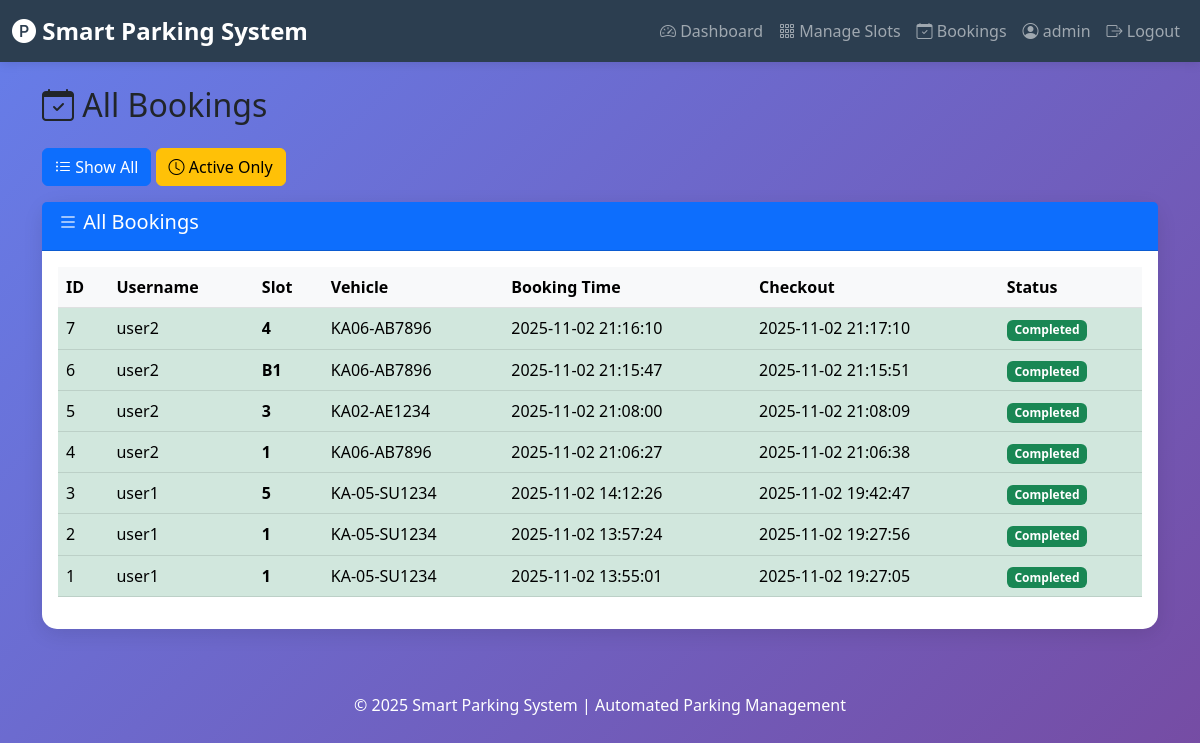
Before: /admin/bookings (signed in) with the older database file.
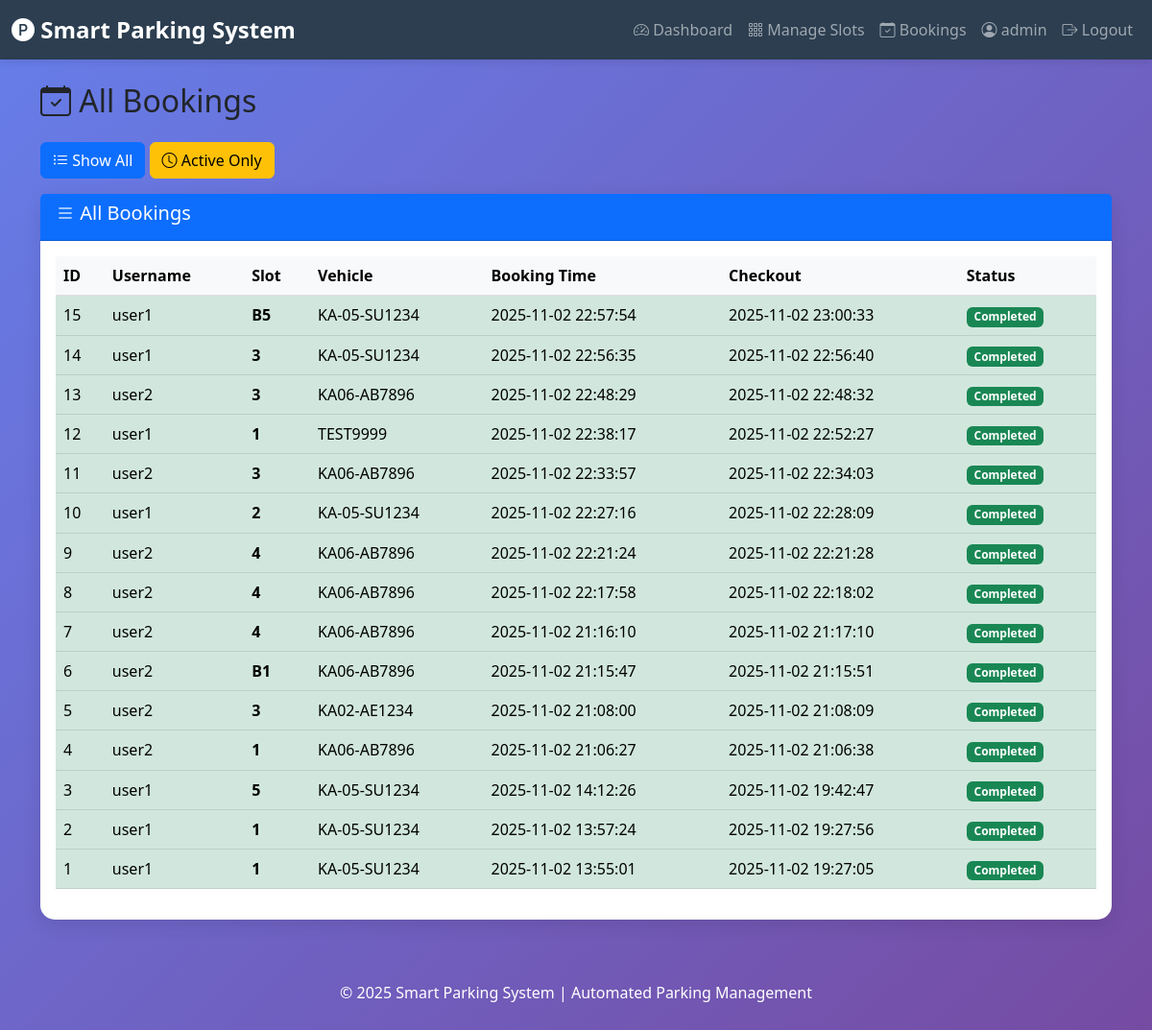
After: the same page with the newer database file.
### tables this page shows
CREATE TABLE bookings (
                    id INTEGER PRIMARY KEY AUTOINCREMENT,
                    user_id INTEGER NOT NULL,
                    slot_id INTEGER NOT NULL,
                    vehicle_number TEXT NOT NULL,
                    booking_time TIMESTAMP DEFAULT CURRENT_TIMESTAMP,
                    checkout_time TIMESTAMP,
                    status TEXT DEFAULT 'Active', package_type TEXT DEFAULT 'Hourly', package_cost REAL DEFAULT 50, expected_duration REAL DEFAULT 1, actual_cost REAL,
                    FOREIGN KEY (user_id) REFERENCES users(id),
                    FOREIGN KEY (slot_id) REFERENCES slots(id)
                );

CREATE TABLE users (
                    id INTEGER PRIMARY KEY AUTOINCREMENT,
                    username TEXT UNIQUE NOT NULL,
                    password TEXT NOT NULL,
                    email TEXT UNIQUE NOT NULL,
                    phone TEXT,
                    vehicle_number TEXT,
                    created_at TIMESTAMP DEFAULT CURRENT_TIMESTAMP
                );

CREATE TABLE slots (
                    id INTEGER PRIMARY KEY AUTOINCREMENT,
                    slot_number TEXT UNIQUE NOT NULL,
                    slot_type TEXT DEFAULT 'Regular',
                    status TEXT DEFAULT 'Available',
                    floor INTEGER DEFAULT 1,
                    created_at TIMESTAMP DEFAULT CURRENT_TIMESTAMP
                );

### app.py (the view)
@app.route('/admin/bookings')
@admin_required
def admin_bookings():
    filter_type = request.args.get('filter', 'all')
    if filter_type == 'active':
        bookings_raw = booking_manager.get_active_bookings()
        bookings = []
        for booking in bookings_raw:
            duration = Helper.calculate_duration(booking[5])
            duration_detailed = Helper.calculate_duration_detailed(booking[5])
            bookings.append(booking + (duration_detailed['display'],))
    else:
        bookings = booking_manager.get_all_bookings()
    return render_template('admin/bookings.html', bookings=bookings, filter_type=filter_type)

### app.py (called while the page is built)
def admin_required(f):
    @wraps(f)
    def decorated_function(*args, **kwargs):
        if 'user_id' not in session or session.get('role') != 'admin':
            flash('Admin access required', 'danger')
            return redirect(url_for('login'))
        return f(*args, **kwargs)
    return decorated_function

### database/db_manager.py (called while the page is built)
    def fetch_all(self, query, params=()):
        try:
            self.cursor.execute(query, params)
            return self.cursor.fetchall()
        except sqlite3.Error as e:
            print(f"Fetch error: {e}")
            return []

### modules/booking_manager.py (called while the page is built)
    def get_all_bookings(self):
        query = """
            SELECT b.id, u.username, s.slot_number, b.vehicle_number,
                   b.booking_time, b.checkout_time, b.status
            FROM bookings b
            JOIN users u ON b.user_id = u.id
            JOIN slots s ON b.slot_id = s.id
            ORDER BY b.booking_time DESC
        """
        return self.db.fetch_all(query)

### templates/admin/bookings.html (shortened to what this page needs)
{% extends "base.html" %}
{% block content %}
<h2 class="mb-4"><i class="bi bi-calendar-check"></i> All Bookings</h2>
<div class="row mb-3">
    <div class="col-md-12">
        <a href="{{ url_for('admin_bookings', filter='all') }}" class="btn btn-primary">
            <i class="bi bi-list-ul"></i> Show All
        </a>
        <a href="{{ url_for('admin_bookings', filter='active') }}" class="btn btn-warning">
            <i class="bi bi-clock"></i> Active Only
        </a>
    </div>
</div>
<div class="card">
    <div class="card-header bg-primary text-white">
        <h5>
            <i class="bi bi-list"></i>
            {% if filter_type == 'active' %}Active{% else %}All{% endif %} Bookings
        </h5>
    </div>
    <div class="card-body">
        {% if bookings %}
            <div class="table-responsive">
                <table class="table table-hover">
                    <thead class="table-light">
                        <tr>
                            <th>ID</th>
                            <th>Username</th>
                            <th>Slot</th>
                            <th>Vehicle</th>
                            <th>Booking Time</th>
                            {% if filter_type != 'active' %}
                                <th>Checkout</th>
                                <th>Status</th>
                            {% endif %}
                        </tr>
                    </thead>
                    <tbody>
                        {% for booking in bookings %}
                            <tr class="{% if booking[6] == 'Active' or filter_type == 'active' %}table-warning{% else %}table-success{% endif %}">
                                <td>{{ booking[0] }}</td>
                                <td>{{ booking[1] }}</td>
                                {% if filter_type == 'active' %}
                                    <td>{{ booking[2] }}</td>
                                    <td><strong>{{ booking[3] }}</strong></td>
                                    <td>{{ booking[4] }}</td>
                                    <td>{{ booking[5] }}</td>
                                    <td><span class="badge bg-info">{{ booking[6] }}</span></td>
                                {% else %}
                                    <td><strong>{{ booking[2] }}</strong></td>
                                    <td>{{ booking[3] }}</td>
                                    <td>{{ booking[4] }}</td>
                                    <td>{{ booking[5] if booking[5] else 'N/A' }}</td>
                                    <td>
                                        {% if booking[6] == 'Active' %}
                                            <span class="badge bg-warning">{{ booking[6] }}</span>
                                        {% else %}
                                            <span class="badge bg-success">{{ booking[6] }}</span>
                                        {% endif %}
                                    </td>
                                {% endif %}
                            </tr>
                        {% endfor %}
                    </tbody>
                </table>
            </div>
        {% else %}
            <div class="text-center py-5">
                <i class="bi bi-inbox" style="font-size: 4rem; color: #ccc;"></i>
                <h4 class="mt-3 text-muted">No Bookings Found</h4>
                <p class="text-muted">There are no bookings to display</p>
            </div>
        {% endif %}
    </div>
</div>
{% endblock %}

### templates/base.html (shortened to what this page needs)
<!DOCTYPE html>
<html lang="en">
<head>
    <link href="https://cdn.jsdelivr.net/npm/bootstrap@5.3.0/dist/css/bootstrap.min.css" rel="stylesheet">
    <link rel="stylesheet" href="https://cdn.jsdelivr.net/npm/bootstrap-icons@1.10.0/font/bootstrap-icons.css">
</head>
<body>
    <nav class="navbar navbar-expand-lg navbar-dark">
        <div class="container-fluid">
            <a class="navbar-brand" href="/">
                <i class="bi bi-p-circle-fill"></i> Smart Parking System
            </a>
            <div class="collapse navbar-collapse" id="navbarNav">
                <ul class="navbar-nav ms-auto">
                    {% if session.user_id %}
                        {% if session.role == 'admin' %}
                            <li class="nav-item">
                                <a class="nav-link" href="{{ url_for('admin_dashboard') }}">
                                    <i class="bi bi-speedometer2"></i> Dashboard
                                </a>
                            </li>
                            <li class="nav-item">
                                <a class="nav-link" href="{{ url_for('admin_slots') }}">
                                    <i class="bi bi-grid-3x3-gap"></i> Manage Slots
                                </a>
                            </li>
                            <li class="nav-item">
                                <a class="nav-link" href="{{ url_for('admin_bookings') }}">
                                    <i class="bi bi-calendar-check"></i> Bookings
                                </a>
                            </li>
                        {% endif %}
                        <li class="nav-item">
                            <span class="nav-link">
                                <i class="bi bi-person-circle"></i> {{ session.username }}
                            </span>
                        </li>
                        <li class="nav-item">
                            <a class="nav-link" href="{{ url_for('logout') }}">
                                <i class="bi bi-box-arrow-right"></i> Logout
                            </a>
                        </li>
                    {% endif %}
                </ul>
            </div>
        </div>
    </nav>
    <div class="container mt-4">
        {% block content %}{% endblock %}
    </div>
    <footer class="text-center text-white mt-5 py-3">
        <p>&copy; 2025 Smart Parking System | Automated Parking Management</p>
    </footer>
</body>
</html>

### templates/base.html (style rules this page uses)
:root { --primary-color: #2C3E50; --secondary-color: #34495E; --success-color: #27AE60; --warning-color: #F39C12; --danger-color: #E74C3C; --info-color: #3498DB; }
body { background: linear-gradient(135deg, #667eea 0%, #764ba2 100%); min-height: 100vh; font-family: 'Segoe UI', Tahoma, Geneva, Verdana, sans-serif; }
.navbar { background-color: var(--primary-color) !important; box-shadow: 0 2px 10px rgba(0,0,0,0.1); }
.navbar-brand { font-weight: bold; font-size: 1.5rem; }
.card { border-radius: 15px; box-shadow: 0 5px 20px rgba(0,0,0,0.1); border: none; }

Changed rows visible on the page:
added bookings: id "15", username "user1", slot_number "B5", vehicle_number "KA-05-SU1234", booking_time "2025-11-02 22:57:54", checkout_time "2025-11-02 23:00:33", status "Completed"
added bookings: id "14", username "user1", slot_number "3", vehicle_number "KA-05-SU1234", booking_time "2025-11-02 22:56:35", checkout_time "2025-11-02 22:56:40", status "Completed"
added bookings: id "13", username "user2", slot_number "3", vehicle_number "KA06-AB7896", booking_time "2025-11-02 22:48:29", checkout_time "2025-11-02 22:48:32", status "Completed"
added bookings: id "12", username "user1", slot_number "1", vehicle_number "TEST9999", booking_time "2025-11-02 22:38:17", checkout_time "2025-11-02 22:52:27", status "Completed"
added bookings: id "11", username "user2", slot_number "3", vehicle_number "KA06-AB7896", booking_time "2025-11-02 22:33:57", checkout_time "2025-11-02 22:34:03", status "Completed"
added bookings: id "10", username "user1", slot_number "2", vehicle_number "KA-05-SU1234", booking_time "2025-11-02 22:27:16", checkout_time "2025-11-02 22:28:09", status "Completed"
added bookings: id "9", username "user2", slot_number "4", vehicle_number "KA06-AB7896", booking_time "2025-11-02 22:21:24", checkout_time "2025-11-02 22:21:28", status "Completed"
added bookings: id "8", username "user2", slot_number "4", vehicle_number "KA06-AB7896", booking_time "2025-11-02 22:17:58", checkout_time "2025-11-02 22:18:02", status "Completed"
